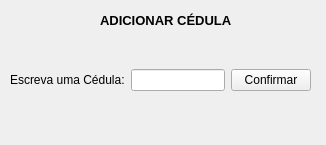
<?xml version="1.0" encoding="UTF-8"?>
<ui version="4.0">
 <class>MainWindow</class>
 <widget class="QMainWindow" name="MainWindow">
  <property name="geometry">
   <rect>
    <x>0</x>
    <y>0</y>
    <width>326</width>
    <height>145</height>
   </rect>
  </property>
  <property name="windowTitle">
   <string>Adicionar Cédulas</string>
  </property>
  <widget class="QWidget" name="centralwidget">
   <widget class="QWidget" name="horizontalLayoutWidget">
    <property name="geometry">
     <rect>
      <x>10</x>
      <y>40</y>
      <width>301</width>
      <height>80</height>
     </rect>
    </property>
    <layout class="QHBoxLayout" name="horizontalLayout">
     <item>
      <widget class="QLabel" name="lb_addCed">
       <property name="text">
        <string>Escreva uma Cédula:</string>
       </property>
      </widget>
     </item>
     <item>
      <widget class="QLineEdit" name="le_addCed"/>
     </item>
     <item>
      <widget class="QPushButton" name="pb_addCed">
       <property name="text">
        <string>Confirmar</string>
       </property>
      </widget>
     </item>
    </layout>
   </widget>
   <widget class="QLabel" name="label_2">
    <property name="geometry">
     <rect>
      <x>100</x>
      <y>10</y>
      <width>141</width>
      <height>21</height>
     </rect>
    </property>
    <property name="font">
     <font>
      <pointsize>10</pointsize>
      <weight>75</weight>
      <bold>true</bold>
     </font>
    </property>
    <property name="text">
     <string>ADICIONAR CÉDULA</string>
    </property>
   </widget>
  </widget>
 </widget>
 <resources/>
 <connections/>
</ui>
